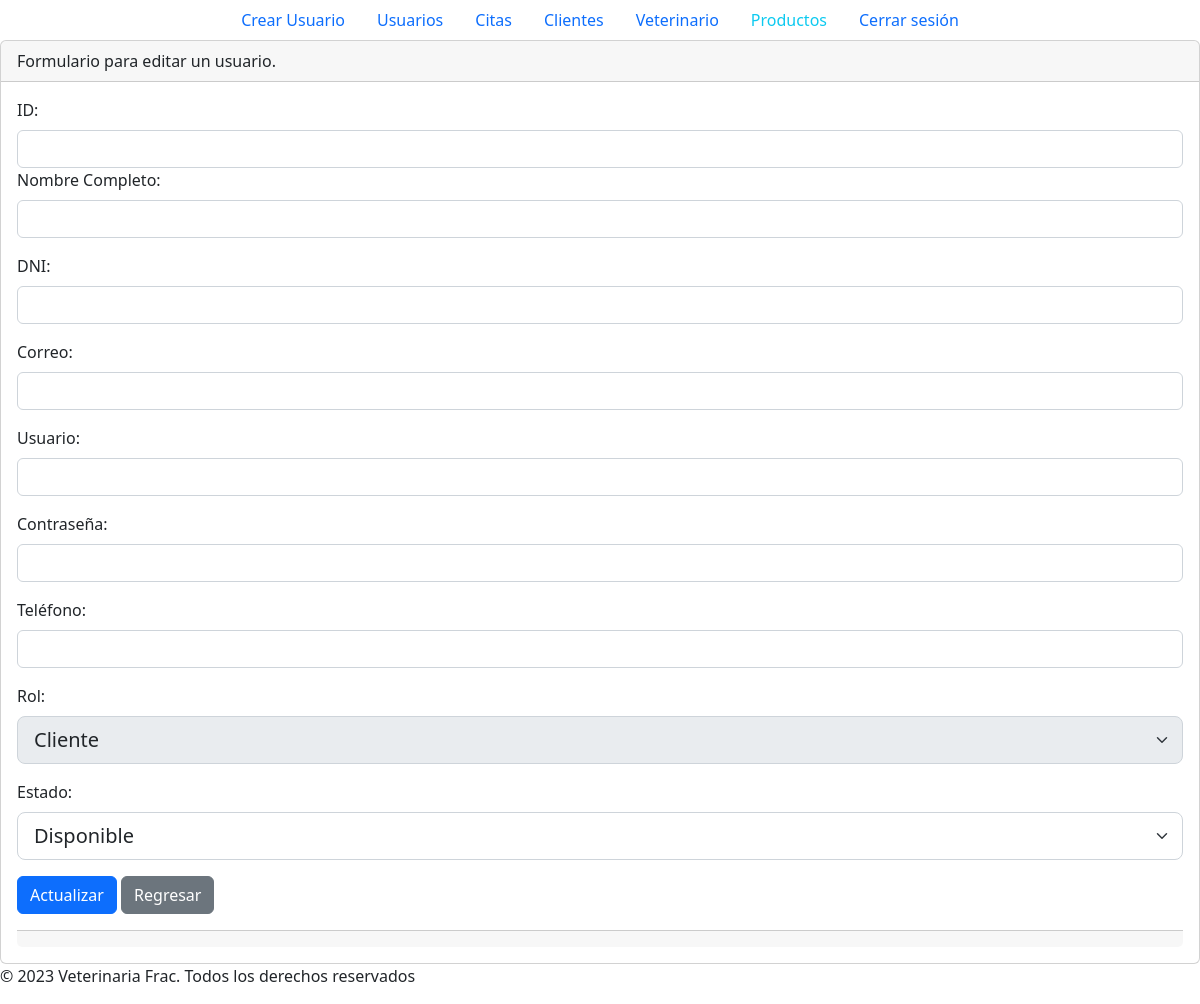
The app's page /secciones/clientes/editar.php?id=24, older data.
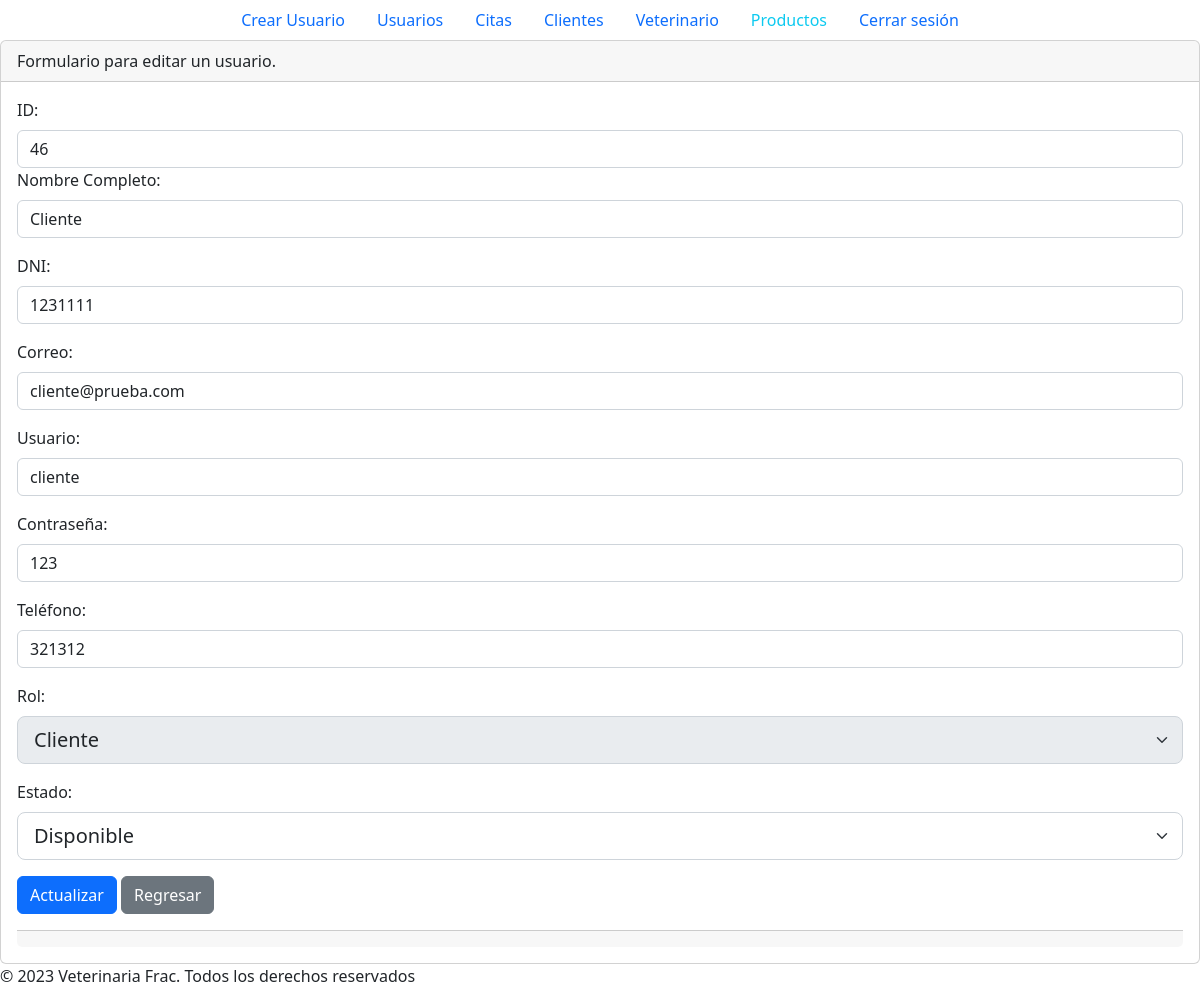
The same page, newer data.
### tables this page shows
CREATE TABLE `persona` (
  `id` int(8) NOT NULL,
  `nombre` varchar(255) NOT NULL,
  `dni` int(8) NOT NULL,
  `correo` varchar(255) NOT NULL,
  `usuario` varchar(255) NOT NULL,
  `contrasenia` varchar(255) NOT NULL,
  `telefono` int(9) NOT NULL,
  `rol` varchar(255) NOT NULL,
  `estado` tinyint(1) NOT NULL
);

### secciones/clientes/editar.php (the view, shortened to what this page needs)
<?php include("../../plantillas/header.php")?>
<?php
include("../../config/bd.php");
if(isset($_GET['id'])){
    $id_cliente= $_GET['id'];
    $sql = "SELECT * FROM persona WHERE id = (SELECT id_persona FROM cliente where id = '$id_cliente')";
    $result = $conn->query($sql);
    $registro = $result->fetch_assoc();
    $id = $registro['id'];
    $nombre = $registro['nombre'];
    $dni = $registro['dni'];
    $correo = $registro['correo'];
    $usuario = $registro['usuario'];
    $contrasenia = $registro['contrasenia'];
    $telefono = $registro['telefono'];
}
?>
    <div class="card">
        <div class="card-header">
            <p class="card-text">Formulario para editar un usuario.</p>
        </div>
        <div class="card-body">
            <form action="<?php echo $_SERVER['PHP_SELF']; ?>" method="post">
                <div class="mb-3">
                  <label for="id" class="form-label">ID:</label>
                  <input type="text" readonly value="<?php echo $id; ?>"
                    class="form-control" readonly name="id" id="id" aria-describedby="helpId">
                <div class="mb-3">
                  <label for="nombre" class="form-label">Nombre Completo:</label>
                  <input type="text"  value="<?php echo $nombre; ?>"
                    class="form-control" name="nombre" id="nombre" aria-describedby="helpId" >
                </div>
                <div class="mb-3">
                  <label for="dni" class="form-label">DNI:</label>
                  <input type="text" value="<?php echo $dni; ?>"
                    class="form-control" name="dni" id="dni" aria-describedby="helpId" >
                </div>
                <div class="mb-3">
                  <label for="correo" class="form-label">Correo:</label>
                  <input type="text" value="<?php echo $correo; ?>"
                    class="form-control" name="correo" id="correo" aria-describedby="helpId" >
                </div>
                <div class="mb-3">
                  <label for="usuario" class="form-label">Usuario:</label>
                  <input type="text" value="<?php echo $usuario; ?>"
                    class="form-control" name="usuario" id="usuario" aria-describedby="helpId" >
                </div>
                <div class="mb-3">
                  <label for="contrasenia" class="form-label">Contraseña:</label>
                  <input type="text" value="<?php echo $contrasenia; ?>"
                    class="form-control" name="contrasenia" id="contrasenia" aria-describedby="helpId" >
                </div>
                <div class="mb-3">
                  <label for="telefono" class="form-label">Teléfono:</label>
                  <input type="text" value="<?php echo $telefono; ?>"
                    class="form-control" name="telefono" id="telefono" aria-describedby="helpId" >
                </div>
                <div class="mb-3">
                    <label for="rol" class="form-label">Rol:</label>
                    <select class="form-select form-select-lg" disabled name="rol" id="rol">
                        <option  selected value="Cliente">Cliente</option>
                    </select>
                </div>
                <div class="mb-3">
                    <label for="estado" class="form-label">Estado:</label>
                    <select class="form-select form-select-lg" name="estado" id="estado">
                        <option selected value="1">Disponible</option>
                    </select>
                </div>
                <button type="submit" class="btn btn-primary">Actualizar</button>
                <a href="index.php" class="btn btn-secondary">Regresar</a>
            </form>
        </div>
        <div class="card-footer text-muted"></div>
    </div>
<?php include("../../plantillas/footer.php")?>

Row changes from the older to the newer data that the page shows:
added persona: id "46", nombre "Cliente", dni "1231111", correo "cliente@prueba.com", usuario "cliente", contrasenia "123", telefono "321312"
